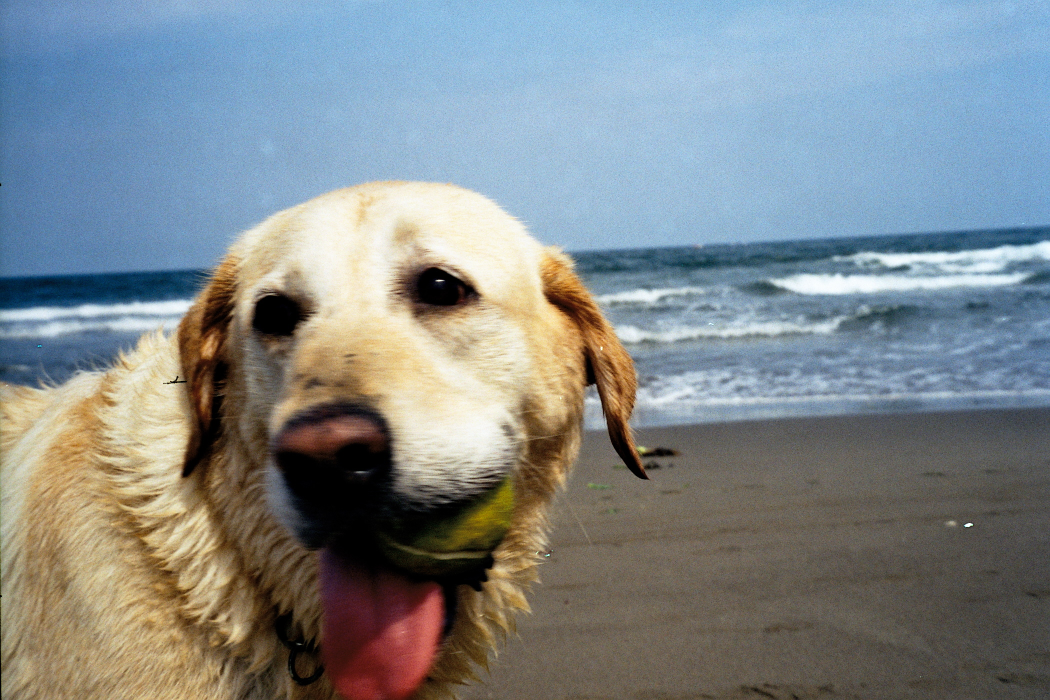
#> input picture proyecto-final/original_images/010_10.JPG, 2100 x 1400 px (shown at 1/2 size); its folder holds only this picture in this run
$ python binarize.py
#> lines starting #> are read from the running program, lines starting #| are printed output that depends on the picture; after the words box and inside, x2 and y2 are one past the last pixel; in counts of white or black regions, pixels touching at a corner belong together
from __future__ import division
import numpy as np
import random
import cv2
import os.path
import glob

# Sort paths for binarization
folder_name = "./original_images/"
binary_folder_name = "./binary_images/"
noise_folder_name = "./noisy_images/"
data_path = os.path.join(folder_name,'*G')
G_files = glob.glob(data_path)
data_path = os.path.join(folder_name,'*g')
g_files = glob.glob(data_path)
files = g_files + G_files

# Parameters for image size and noise:
width_objective = 100
noise_percentage = .05

# Noise function

def sp_noise(image, prob):
    output = np.zeros(image.shape,np.uint8)
    thres = 1 - prob
    for i in range(image.shape[0]):
        for j in range(image.shape[1]):
            rdn = random.random()
            if rdn < prob:
                output[i][j] = 0
            elif rdn > thres:
                output[i][j] = 255
            else:
                output[i][j] = image[i][j]
    return output

# Loop over all images to resize and binarize:
for image_name in files:
    # Read
    image = cv2.imread(image_name)
#> image is the input picture: shape (1400, 2100, 3); mean B, G, R 139.6, 136.8, 129
    # Resize
    ratio = width_objective / image.shape[1]
#> ratio = 0.0476
    dim = (width_objective, int(image.shape[0] * ratio))
#> dim = (100, 66)
    height, width = image.shape[:2]
#> height = 1400; width = 2100
    small = image
    if width_objective < width:
        small = cv2.resize(small, dim)
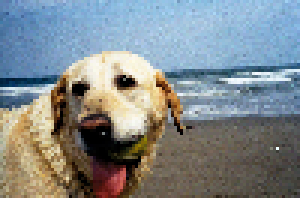
#> small: shape (66, 100, 3) (shown 3 times larger); mean B, G, R 139.8, 137, 129.2
    # Convert to grayscale
    gray = cv2.cvtColor(small, cv2.COLOR_BGR2GRAY)
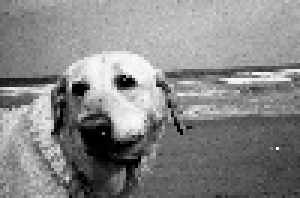
#> gray: shape (66, 100) (shown 3 times larger); min 0, max 250, mean 135
    # Convert to binary
    ret, binary_image = cv2.threshold(gray, 127, 255, cv2.THRESH_BINARY)
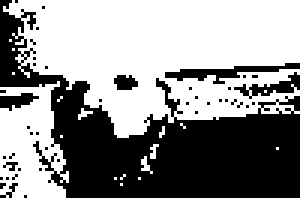
#> binary_image: shape (66, 100) (shown 3 times larger); 56.5% white; 44 black regions (39 under 20 px), largest, box (x1, y1, x2, y2) and area: (0, 0, 100, 66) 2543, (55, 21, 100, 28) 115, (78, 24, 100, 33) 71, (0, 31, 13, 37) 45, (38, 25, 46, 30) 31
    # Save binary image
    binarized_image_name = image_name.replace(folder_name, binary_folder_name)
    cv2.imwrite(binarized_image_name, binary_image)
    # Add noise:
    noisy_image = sp_noise(binary_image, noise_percentage)
#> after the loop in sp_noise, `for i in range(image.shape[0]):`:
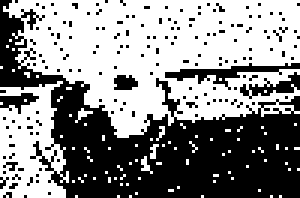
#> output: shape (66, 100) (shown 3 times larger); 55% white; 165 black regions (160 under 20 px), largest, box (x1, y1, x2, y2) and area: (0, 0, 100, 66) 2476, (55, 21, 100, 30) 122, (80, 24, 100, 33) 70, (0, 31, 13, 38) 45, (38, 25, 46, 30) 32
    # Save noisy image
    noisy_image_name = image_name.replace(folder_name, noise_folder_name)
    cv2.imwrite(noisy_image_name, noisy_image)
